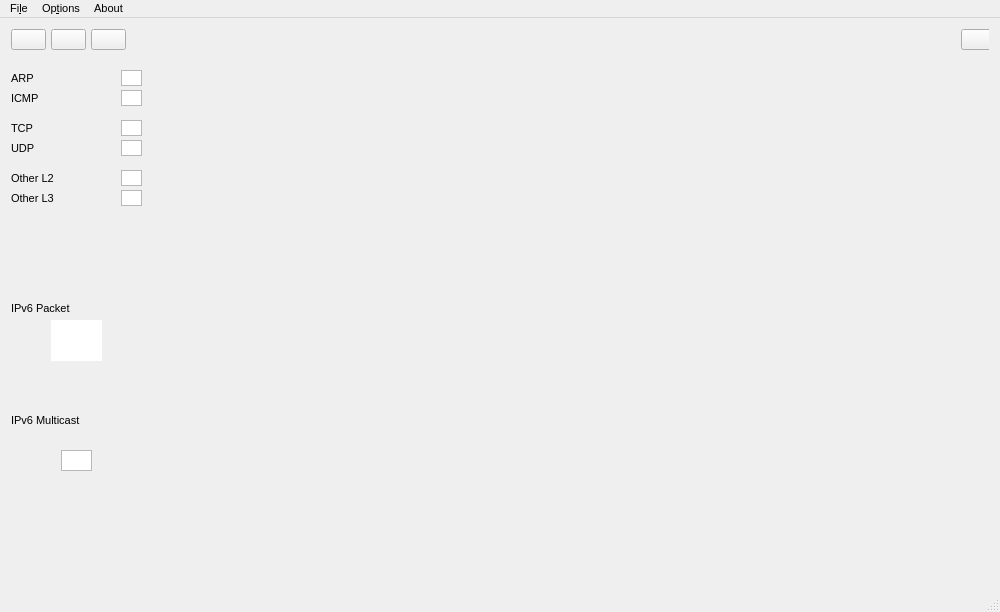
<?xml version="1.0" encoding="UTF-8"?>
<ui version="4.0">
 <class>MainWindow</class>
 <widget class="QMainWindow" name="MainWindow">
  <property name="geometry">
   <rect>
    <x>0</x>
    <y>0</y>
    <width>1000</width>
    <height>612</height>
   </rect>
  </property>
  <property name="sizePolicy">
   <sizepolicy hsizetype="Preferred" vsizetype="Preferred">
    <horstretch>0</horstretch>
    <verstretch>0</verstretch>
   </sizepolicy>
  </property>
  <property name="font">
   <font>
    <pointsize>8</pointsize>
   </font>
  </property>
  <property name="windowTitle">
   <string>MainWindow</string>
  </property>
  <widget class="QWidget" name="centralWidget">
   <property name="enabled">
    <bool>true</bool>
   </property>
   <layout class="QGridLayout" name="gridLayout">
    <item row="1" column="1" colspan="3">
     <widget class="Netvisix::NetView" name="widgetNetView" native="true">
      <property name="minimumSize">
       <size>
        <width>150</width>
        <height>150</height>
       </size>
      </property>
      <property name="font">
       <font>
        <pointsize>8</pointsize>
       </font>
      </property>
      <property name="layoutDirection">
       <enum>Qt::RightToLeft</enum>
      </property>
     </widget>
    </item>
    <item row="1" column="4">
     <widget class="QWidget" name="widgetHostList" native="true">
      <property name="minimumSize">
       <size>
        <width>450</width>
        <height>0</height>
       </size>
      </property>
      <property name="maximumSize">
       <size>
        <width>450</width>
        <height>16777215</height>
       </size>
      </property>
     </widget>
    </item>
    <item row="1" column="0">
     <widget class="QWidget" name="widgetLegendDisplay" native="true">
      <property name="minimumSize">
       <size>
        <width>138</width>
        <height>0</height>
       </size>
      </property>
      <property name="maximumSize">
       <size>
        <width>138</width>
        <height>16777215</height>
       </size>
      </property>
      <property name="font">
       <font>
        <pointsize>8</pointsize>
       </font>
      </property>
      <widget class="QLabel" name="labelColors">
       <property name="geometry">
        <rect>
         <x>0</x>
         <y>60</y>
         <width>64</width>
         <height>16</height>
        </rect>
       </property>
       <property name="font">
        <font>
         <pointsize>8</pointsize>
        </font>
       </property>
       <property name="text">
        <string>TCP</string>
       </property>
      </widget>
      <widget class="QGraphicsView" name="gvColorTCP">
       <property name="geometry">
        <rect>
         <x>110</x>
         <y>60</y>
         <width>21</width>
         <height>16</height>
        </rect>
       </property>
       <property name="backgroundBrush">
        <brush brushstyle="NoBrush">
         <color alpha="255">
          <red>0</red>
          <green>0</green>
          <blue>0</blue>
         </color>
        </brush>
       </property>
       <property name="interactive">
        <bool>false</bool>
       </property>
      </widget>
      <widget class="QLabel" name="labelColors_2">
       <property name="geometry">
        <rect>
         <x>0</x>
         <y>80</y>
         <width>64</width>
         <height>16</height>
        </rect>
       </property>
       <property name="font">
        <font>
         <pointsize>8</pointsize>
        </font>
       </property>
       <property name="text">
        <string>UDP</string>
       </property>
      </widget>
      <widget class="QGraphicsView" name="gvColorUDP">
       <property name="geometry">
        <rect>
         <x>110</x>
         <y>80</y>
         <width>21</width>
         <height>16</height>
        </rect>
       </property>
       <property name="interactive">
        <bool>false</bool>
       </property>
      </widget>
      <widget class="QLabel" name="labelColors_4">
       <property name="geometry">
        <rect>
         <x>0</x>
         <y>10</y>
         <width>64</width>
         <height>16</height>
        </rect>
       </property>
       <property name="font">
        <font>
         <pointsize>8</pointsize>
        </font>
       </property>
       <property name="text">
        <string>ARP</string>
       </property>
      </widget>
      <widget class="QGraphicsView" name="gvColorARP">
       <property name="geometry">
        <rect>
         <x>110</x>
         <y>10</y>
         <width>21</width>
         <height>16</height>
        </rect>
       </property>
       <property name="backgroundBrush">
        <brush brushstyle="NoBrush">
         <color alpha="255">
          <red>0</red>
          <green>0</green>
          <blue>0</blue>
         </color>
        </brush>
       </property>
       <property name="interactive">
        <bool>false</bool>
       </property>
      </widget>
      <widget class="QLabel" name="labelColors_5">
       <property name="geometry">
        <rect>
         <x>0</x>
         <y>30</y>
         <width>64</width>
         <height>16</height>
        </rect>
       </property>
       <property name="font">
        <font>
         <pointsize>8</pointsize>
        </font>
       </property>
       <property name="text">
        <string>ICMP</string>
       </property>
      </widget>
      <widget class="QGraphicsView" name="gvColorICMP">
       <property name="geometry">
        <rect>
         <x>110</x>
         <y>30</y>
         <width>21</width>
         <height>16</height>
        </rect>
       </property>
       <property name="backgroundBrush">
        <brush brushstyle="NoBrush">
         <color alpha="255">
          <red>0</red>
          <green>0</green>
          <blue>0</blue>
         </color>
        </brush>
       </property>
       <property name="interactive">
        <bool>false</bool>
       </property>
      </widget>
      <widget class="QLabel" name="labelColors_8">
       <property name="geometry">
        <rect>
         <x>0</x>
         <y>240</y>
         <width>121</width>
         <height>16</height>
        </rect>
       </property>
       <property name="font">
        <font>
         <pointsize>8</pointsize>
        </font>
       </property>
       <property name="text">
        <string>IPv6 Packet</string>
       </property>
      </widget>
      <widget class="QLabel" name="labelColors_9">
       <property name="geometry">
        <rect>
         <x>0</x>
         <y>340</y>
         <width>121</width>
         <height>41</height>
        </rect>
       </property>
       <property name="font">
        <font>
         <pointsize>8</pointsize>
        </font>
       </property>
       <property name="text">
        <string>IPv6 Multicast</string>
       </property>
       <property name="wordWrap">
        <bool>true</bool>
       </property>
      </widget>
      <widget class="QGraphicsView" name="gvColorIPv6Packet">
       <property name="geometry">
        <rect>
         <x>40</x>
         <y>260</y>
         <width>51</width>
         <height>41</height>
        </rect>
       </property>
       <property name="autoFillBackground">
        <bool>false</bool>
       </property>
       <property name="frameShape">
        <enum>QFrame::NoFrame</enum>
       </property>
       <property name="lineWidth">
        <number>0</number>
       </property>
       <property name="verticalScrollBarPolicy">
        <enum>Qt::ScrollBarAlwaysOff</enum>
       </property>
       <property name="horizontalScrollBarPolicy">
        <enum>Qt::ScrollBarAlwaysOff</enum>
       </property>
       <property name="interactive">
        <bool>false</bool>
       </property>
      </widget>
      <widget class="QGraphicsView" name="gvColorIPv6Multicast">
       <property name="geometry">
        <rect>
         <x>50</x>
         <y>390</y>
         <width>31</width>
         <height>21</height>
        </rect>
       </property>
       <property name="interactive">
        <bool>false</bool>
       </property>
      </widget>
      <widget class="QLabel" name="labelColors_10">
       <property name="geometry">
        <rect>
         <x>0</x>
         <y>110</y>
         <width>121</width>
         <height>16</height>
        </rect>
       </property>
       <property name="font">
        <font>
         <pointsize>8</pointsize>
        </font>
       </property>
       <property name="text">
        <string>Other L2</string>
       </property>
      </widget>
      <widget class="QGraphicsView" name="gvColorOtherL2">
       <property name="geometry">
        <rect>
         <x>110</x>
         <y>110</y>
         <width>21</width>
         <height>16</height>
        </rect>
       </property>
       <property name="interactive">
        <bool>false</bool>
       </property>
      </widget>
      <widget class="QLabel" name="labelColors_11">
       <property name="geometry">
        <rect>
         <x>0</x>
         <y>130</y>
         <width>121</width>
         <height>16</height>
        </rect>
       </property>
       <property name="font">
        <font>
         <pointsize>8</pointsize>
        </font>
       </property>
       <property name="text">
        <string>Other L3</string>
       </property>
      </widget>
      <widget class="QGraphicsView" name="gvColorOtherL3">
       <property name="geometry">
        <rect>
         <x>110</x>
         <y>130</y>
         <width>21</width>
         <height>16</height>
        </rect>
       </property>
       <property name="interactive">
        <bool>false</bool>
       </property>
      </widget>
     </widget>
    </item>
    <item row="0" column="0" colspan="5">
     <widget class="QWidget" name="widgetControlArea" native="true">
      <property name="sizePolicy">
       <sizepolicy hsizetype="Expanding" vsizetype="Fixed">
        <horstretch>0</horstretch>
        <verstretch>0</verstretch>
       </sizepolicy>
      </property>
      <property name="minimumSize">
       <size>
        <width>0</width>
        <height>25</height>
       </size>
      </property>
      <property name="maximumSize">
       <size>
        <width>16777215</width>
        <height>25</height>
       </size>
      </property>
      <widget class="QPushButton" name="buttonLegend">
       <property name="geometry">
        <rect>
         <x>0</x>
         <y>0</y>
         <width>35</width>
         <height>21</height>
        </rect>
       </property>
       <property name="sizePolicy">
        <sizepolicy hsizetype="Fixed" vsizetype="Fixed">
         <horstretch>0</horstretch>
         <verstretch>0</verstretch>
        </sizepolicy>
       </property>
       <property name="minimumSize">
        <size>
         <width>0</width>
         <height>0</height>
        </size>
       </property>
       <property name="maximumSize">
        <size>
         <width>35</width>
         <height>25</height>
        </size>
       </property>
       <property name="baseSize">
        <size>
         <width>0</width>
         <height>0</height>
        </size>
       </property>
       <property name="font">
        <font>
         <pointsize>8</pointsize>
        </font>
       </property>
       <property name="text">
        <string/>
       </property>
       <property name="checkable">
        <bool>true</bool>
       </property>
      </widget>
      <widget class="QPushButton" name="buttonPause">
       <property name="geometry">
        <rect>
         <x>80</x>
         <y>0</y>
         <width>35</width>
         <height>21</height>
        </rect>
       </property>
       <property name="sizePolicy">
        <sizepolicy hsizetype="Fixed" vsizetype="Fixed">
         <horstretch>0</horstretch>
         <verstretch>0</verstretch>
        </sizepolicy>
       </property>
       <property name="minimumSize">
        <size>
         <width>0</width>
         <height>0</height>
        </size>
       </property>
       <property name="maximumSize">
        <size>
         <width>35</width>
         <height>25</height>
        </size>
       </property>
       <property name="baseSize">
        <size>
         <width>0</width>
         <height>0</height>
        </size>
       </property>
       <property name="font">
        <font>
         <pointsize>8</pointsize>
        </font>
       </property>
       <property name="text">
        <string/>
       </property>
       <property name="checkable">
        <bool>true</bool>
       </property>
      </widget>
      <widget class="QPushButton" name="buttonStartStopSniffing">
       <property name="geometry">
        <rect>
         <x>40</x>
         <y>0</y>
         <width>35</width>
         <height>21</height>
        </rect>
       </property>
       <property name="sizePolicy">
        <sizepolicy hsizetype="Fixed" vsizetype="Fixed">
         <horstretch>0</horstretch>
         <verstretch>0</verstretch>
        </sizepolicy>
       </property>
       <property name="minimumSize">
        <size>
         <width>0</width>
         <height>0</height>
        </size>
       </property>
       <property name="maximumSize">
        <size>
         <width>35</width>
         <height>25</height>
        </size>
       </property>
       <property name="baseSize">
        <size>
         <width>0</width>
         <height>0</height>
        </size>
       </property>
       <property name="font">
        <font>
         <pointsize>8</pointsize>
        </font>
       </property>
       <property name="text">
        <string/>
       </property>
       <property name="checkable">
        <bool>true</bool>
       </property>
      </widget>
      <widget class="QPushButton" name="buttonHostList">
       <property name="geometry">
        <rect>
         <x>950</x>
         <y>0</y>
         <width>35</width>
         <height>21</height>
        </rect>
       </property>
       <property name="sizePolicy">
        <sizepolicy hsizetype="Fixed" vsizetype="Fixed">
         <horstretch>0</horstretch>
         <verstretch>0</verstretch>
        </sizepolicy>
       </property>
       <property name="minimumSize">
        <size>
         <width>0</width>
         <height>0</height>
        </size>
       </property>
       <property name="maximumSize">
        <size>
         <width>35</width>
         <height>25</height>
        </size>
       </property>
       <property name="baseSize">
        <size>
         <width>0</width>
         <height>0</height>
        </size>
       </property>
       <property name="font">
        <font>
         <pointsize>8</pointsize>
        </font>
       </property>
       <property name="layoutDirection">
        <enum>Qt::LeftToRight</enum>
       </property>
       <property name="text">
        <string/>
       </property>
       <property name="checkable">
        <bool>true</bool>
       </property>
      </widget>
     </widget>
    </item>
   </layout>
  </widget>
  <widget class="QStatusBar" name="statusBar"/>
  <widget class="QMenuBar" name="menuBar">
   <property name="geometry">
    <rect>
     <x>0</x>
     <y>0</y>
     <width>1000</width>
     <height>30</height>
    </rect>
   </property>
   <property name="font">
    <font>
     <pointsize>8</pointsize>
    </font>
   </property>
   <widget class="QMenu" name="menuFile">
    <property name="font">
     <font>
      <pointsize>8</pointsize>
     </font>
    </property>
    <property name="title">
     <string>Fi&amp;le</string>
    </property>
    <addaction name="actionQuit"/>
   </widget>
   <widget class="QMenu" name="menuAbout">
    <property name="font">
     <font>
      <pointsize>8</pointsize>
     </font>
    </property>
    <property name="title">
     <string>About</string>
    </property>
    <addaction name="actionInfo"/>
   </widget>
   <widget class="QMenu" name="menuOptions">
    <property name="title">
     <string>Op&amp;tions</string>
    </property>
    <addaction name="actionReverseDNSLookup"/>
   </widget>
   <addaction name="menuFile"/>
   <addaction name="menuOptions"/>
   <addaction name="menuAbout"/>
  </widget>
  <action name="actionQuit">
   <property name="text">
    <string>&amp;Quit</string>
   </property>
   <property name="font">
    <font/>
   </property>
  </action>
  <action name="actionInfo">
   <property name="text">
    <string>&amp;Info</string>
   </property>
   <property name="font">
    <font/>
   </property>
  </action>
  <action name="actionRefresh_Interfacelist">
   <property name="text">
    <string>&amp;Refresh Interface List</string>
   </property>
  </action>
  <action name="actionReverseDNSLookup">
   <property name="checkable">
    <bool>true</bool>
   </property>
   <property name="text">
    <string>Reverse &amp;DNS Lookups</string>
   </property>
  </action>
 </widget>
 <layoutdefault spacing="6" margin="11"/>
 <customwidgets>
  <customwidget>
   <class>Netvisix::NetView</class>
   <extends>QWidget</extends>
   <header>NetView.h</header>
   <container>1</container>
  </customwidget>
 </customwidgets>
 <resources/>
 <connections/>
</ui>
